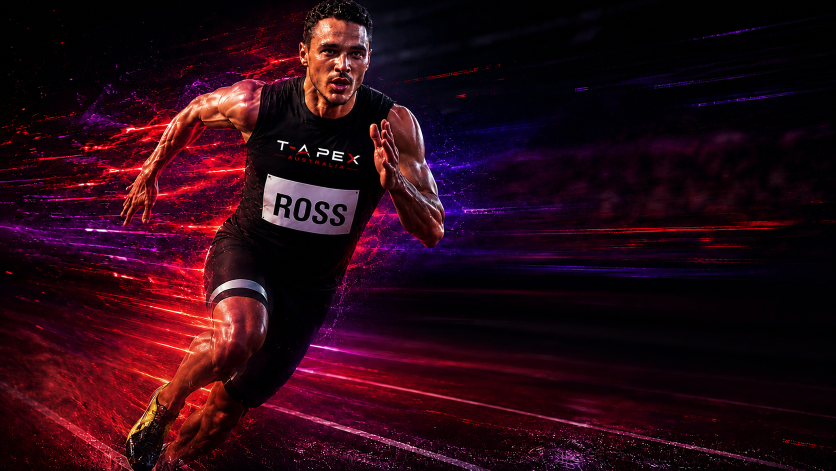
#> input picture T-Apex Australia/Hero image.png, 1672 x 941 px (shown at 1/2 size)
$ python -i sprint-resharpen.py   (imports and definitions only)
#> lines starting #> are read from the running program, lines starting #| are printed output that depends on the picture
#!/usr/bin/env python3
"""
Re-derive the sprint act from a higher-quality source, without re-rendering the
tunnel fly-through.

    python3 docs/sprint-resharpen.py <sprint-source.mp4>

The cut joins the tunnel to the sprint by FLYING THROUGH the tunnel's far
opening — a real hole rendered frame by frame by portal-transition.py, not a
dissolve. Those frames are a composite:

    existing = sprint * m  +  tunnel * (1 - m)

so they cannot simply be overwritten with new sprint frames: that would throw
away the tunnel layer and the flight through it.

WHAT THIS DOES INSTEAD
Inside the hole the composite is *pure sprint* (m == 1 exactly), so those pixels
can be swapped for the new source with no loss of anything else. The replacement
mask is therefore the portal mask SHRUNK by 1/(1+EDGE), which makes it reach zero
exactly where the portal mask stops being 1. Nothing in the soft shoulder or the
tunnel is touched — not blended, not approximated, not re-derived.

That matters, and the obvious alternative is wrong. Compositing
`new*m + existing*(1-m)` with the portal mask looks equivalent but double-counts:
`existing` already carries `sprint*m`, so the shoulder ends up at
`s*m*(2-m) + t*(1-m)^2` instead of `s*m + t*(1-m)` — 0.75/0.25 instead of
0.50/0.50 at m = 0.5. The hole edge silently softens and widens. There is no way
to recover the tunnel layer in the shoulder without the ORIGINAL sprint frames
(the equation has two unknowns), and those are not in the repo — hence: replace
only where the mask is already saturated.

Past the transition every pixel is sprint, so the frames are replaced outright.

Geometry is not re-guessed: the portal constants below are portal-transition.py's,
and the transition's start frame and length were recovered by fitting its own
growth curve to the shipped frames (measured hole half-widths over f241–f265,
best fit f233 + 38 frames, RMS error 0.037 in z).
"""
from __future__ import annotations

import subprocess
import sys
import tempfile
from pathlib import Path

import numpy as np
from PIL import Image

ROOT = Path(__file__).resolve().parent.parent

# ── portal-transition.py's constants, at desktop scale ───────────────────────
K, EASE, EDGE = 6.0, 1.6, 0.22
SPRINT_SETTLE = 0.12
CX0, CY0 = 960.0, 592.0
HW0, HH0 = 215.0, 113.0
BASE_W, BASE_H = 1920.0, 1080.0

# Replacement mask shrink: makes it reach 0 exactly where the portal mask stops
# being 1, so only saturated (pure-sprint) pixels are ever touched.
SHRINK = 1.0 / (1.0 + EDGE)

TRANS_START, TRANS_N = 233, 38      # desktop frames f233..f270
SPRINT_ENTRY = 234                  # desktop frame the source's first frame lands on
FPS = 16

DESK = dict(dir=ROOT / "public/hero-frames", size=(1920, 1080), count=357, q=86)
MOB = dict(dir=ROOT / "public/hero-frames-mobile", size=(960, 540), count=268, q=84)


def extract(src: Path, out: Path, size, n: int) -> None:
    out.mkdir(parents=True, exist_ok=True)
    subprocess.run(
        ["ffmpeg", "-y", "-v", "error", "-i", str(src),
         "-vf", f"fps={FPS},scale={size[0]}:{size[1]}:flags=lanczos",
         "-frames:v", str(n), "-f", "image2", str(out / "s-%03d.png")],
        check=True,
    )


def scale_about(img: Image.Image, z: float, cx: float, cy: float) -> Image.Image:
    """portal-transition.py's scale_about, verbatim — scale about a fixed point."""
    w, h = img.size
    if abs(z - 1.0) < 1e-4:
        return img
    big = img.resize((max(1, round(w * z)), max(1, round(h * z))), Image.LANCZOS)
    return big.crop((round(cx * z - cx), round(cy * z - cy),
                     round(cx * z - cx) + w, round(cy * z - cy) + h))


def portal_mask(w: int, h: int, hw: float, hh: float) -> np.ndarray:
    """The superellipse with the soft shoulder, at this frame size."""
    s = w / BASE_W
    yy, xx = np.mgrid[0:h, 0:w].astype(np.float32)
    dx, dy = xx - CX0 * s, yy - CY0 * s
    r = ((np.abs(dx) / hw) ** 4 + (np.abs(dy) / hh) ** 4) ** 0.25
    return np.clip((1.0 + EDGE - r) / EDGE, 0.0, 1.0)


def rebuild(cfg: dict, frames: Path, desk_of) -> int:
    w, h = cfg["size"]
    s = w / BASE_W
    touched = 0
    for i in range(1, cfg["count"] + 1):
        d = desk_of(i)                        # the desktop frame this one shows
        if d < SPRINT_ENTRY:
            continue
        src = frames / f"s-{d - SPRINT_ENTRY + 1:03d}.png"
        if not src.exists():
            continue
        new = Image.open(src).convert("RGB")
        dst = cfg["dir"] / f"frame-{i:03d}.webp"

        if d <= TRANS_START + TRANS_N - 1:
            # Inside the fly-through: the sprint layer is pushed in slightly and
            # settles to 1.0 exactly as the tunnel clears (SPRINT_SETTLE), and
            # only the saturated core of the portal is ours to replace.
            t = (d - TRANS_START) / (TRANS_N - 1)
            z = K ** (t ** EASE)
            new = scale_about(new, 1.0 + SPRINT_SETTLE * (1.0 - t), w / 2, h / 2)
            m = portal_mask(w, h, HW0 * s * z * SHRINK, HH0 * s * z * SHRINK)[..., None]
            old = np.asarray(Image.open(dst).convert("RGB"), np.float32)
            out = np.asarray(new, np.float32) * m + old * (1.0 - m)
            new = Image.fromarray(np.clip(out, 0, 255).astype(np.uint8))

        new.save(dst, "WEBP", quality=cfg["q"], method=6)
        touched += 1
    return touched


def main(src: Path) -> None:
    need = DESK["count"] - SPRINT_ENTRY + 1
    with tempfile.TemporaryDirectory() as tmp:
        tmp = Path(tmp)
        extract(src, tmp / "d", DESK["size"], need)
        extract(src, tmp / "m", MOB["size"], need)
        nd = rebuild(DESK, tmp / "d", lambda i: i)
        # Mobile is a 3/4 subsample of the same cut: frame m shows desktop frame
        # round(m * 357/268). Verified against the shipped frames at NCC > 0.99.
        nm = rebuild(MOB, tmp / "m",
                     lambda i: round(i * DESK["count"] / MOB["count"]))
    print(f"re-sharpened {nd} desktop and {nm} mobile frames")
    print("now re-measure the luma under each copy beat (docs/motion-scroll-brief.md §1)")


# [4 lines not run here, left out]

>>> import cv2
>>> picture = cv2.imread('../T-Apex Australia/Hero image.png', cv2.IMREAD_GRAYSCALE)
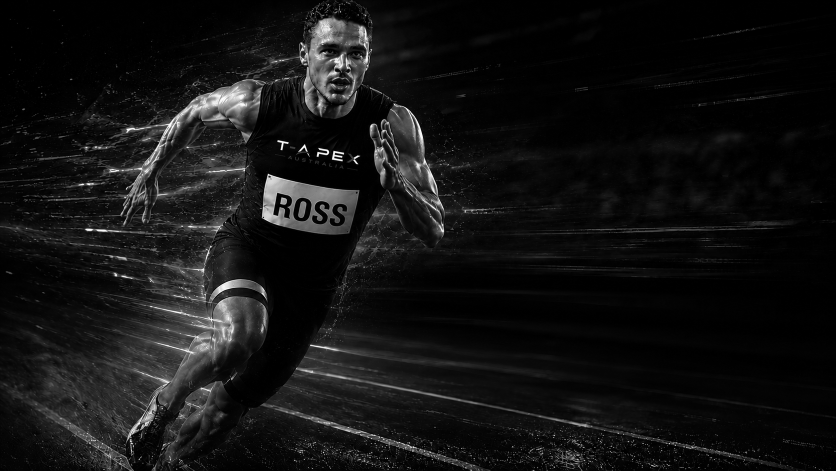
#> picture: shape (941, 1672) (shown at 1/2 size); min 0, max 255, mean 18.9
>>> result = main(picture)
